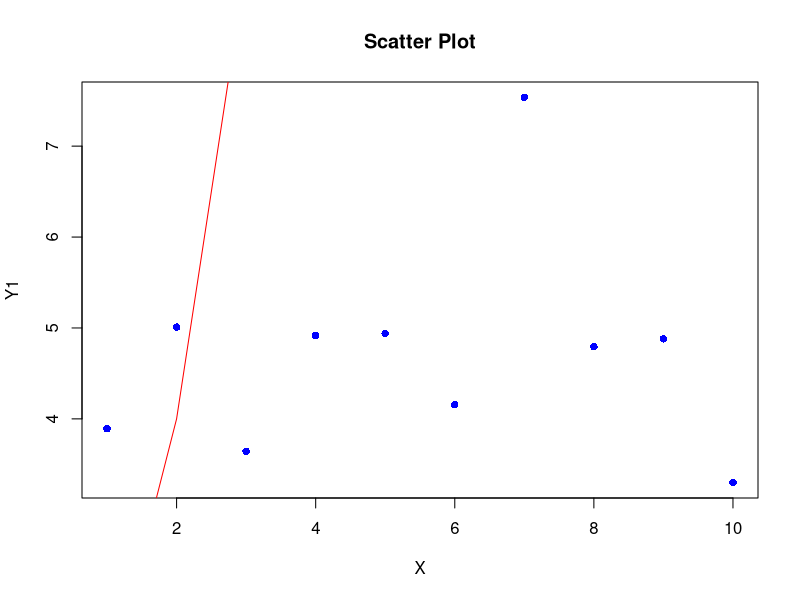
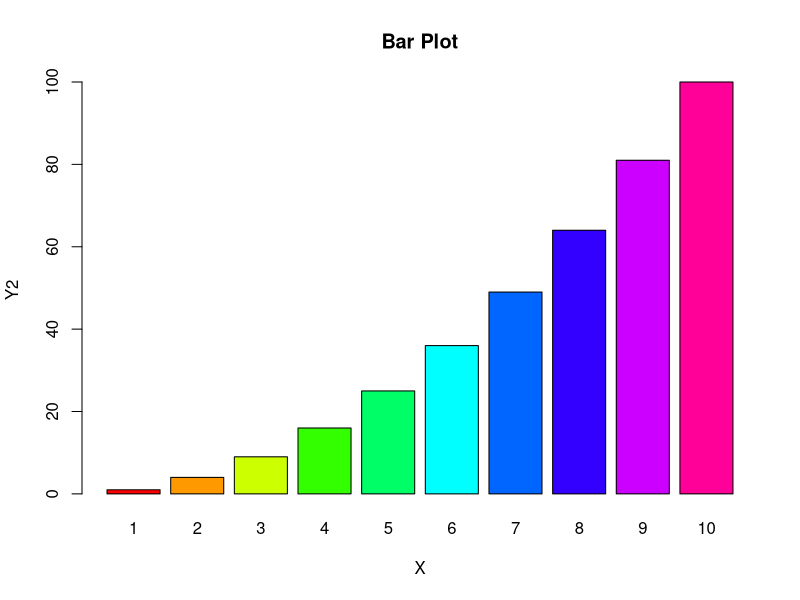

Reproduce these figures in R, in order.
# Simulate some data
x <- 1:10
y1 <- rnorm(10, mean = 5, sd = 1)  # Normally distributed data with mean 5, sd 1
y2 <- x^2  # Square of x

# Create a scatter plot
plot(x, y1, type = "p",  # Plot points
     pch = 16,           # Point character (circle)
     col = "blue",       # Point color
     main = "Scatter Plot",  # Plot title
     xlab = "X",          # X-axis label
     ylab = "Y1")          # Y-axis label

# Add a line for y2
lines(x, y2, col = "red")  # Line color red

# Create a bar graph
barplot(y2, names.arg = x,  # Names on x-axis based on x
        col = rainbow(10),  # Rainbow color palette for bars
        main = "Bar Plot",    # Plot title
        xlab = "X",          # X-axis label
        ylab = "Y2")          # Y-axis label
